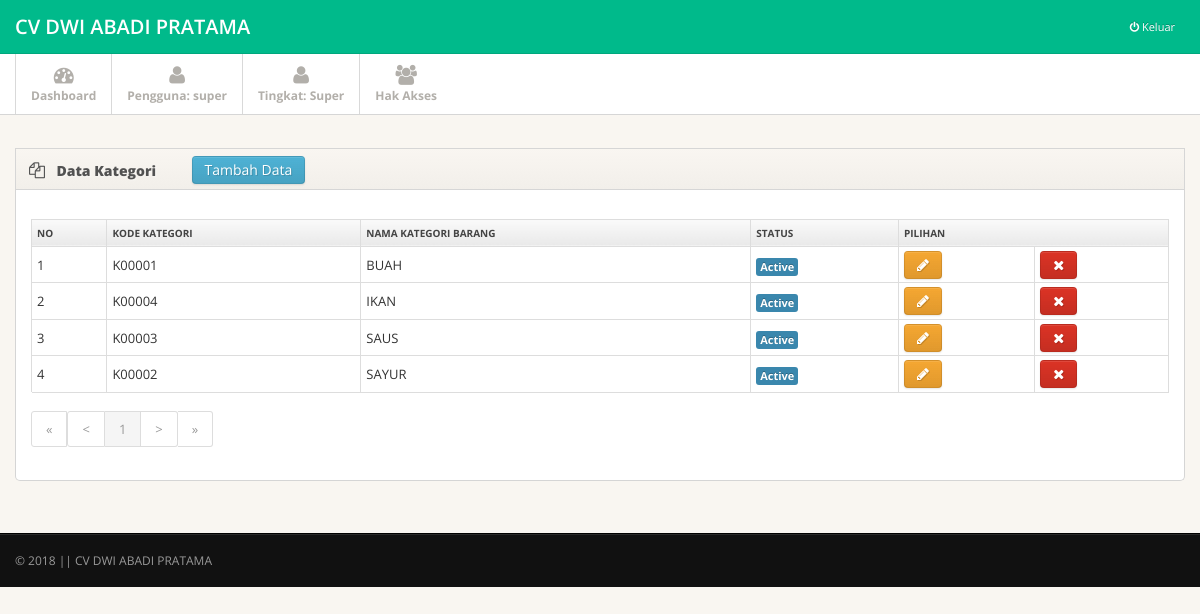
Screenshot of /page.php?open=kategori_data (signed in) with the database file from the repository.
### tables this page shows
CREATE TABLE `ma_toko` (
  `kd_toko` varchar(15) NOT NULL,
  `nm_toko` varchar(30) NOT NULL,
  `almt_toko` varchar(150) NOT NULL,
  `kota` varchar(30) NOT NULL,
  `tlp_toko` varchar(15) NOT NULL,
  `fax_toko` varchar(15) NOT NULL,
  `logo` varchar(50) NOT NULL
);

CREATE TABLE `ma_kategori_barang` (
  `kd_kategori` varchar(6) NOT NULL,
  `nm_kategori` varchar(25) NOT NULL,
  `active` char(1) NOT NULL
);

### library/inc.connection.php (called while the page is built, shortened)
<?php
function querydb($sql){
		global $koneksi_db;
		$result=mysqli_query($koneksi_db,$sql);
		return $result;
}
	function arraydb($sql){
		$arraydb=mysqli_fetch_array($sql);
		return $arraydb;
	}
	function numrows($sql){
		$numrows=mysqli_num_rows($sql);
		return $numrows;
	}
?>

### data_master/kategori_data.php (the view, shortened to what this page needs)
<?php
		$batas= 8;
		if (empty($halaman)){$posisi=0; $halaman=1;} else {$posisi=($halaman-1) * $batas;}
		$qry2 ="SELECT * FROM ma_kategori_barang";
		$hsl2 = querydb($qry2);
		$jml_data = numrows($hsl2);
		$jml_hal = ceil($jml_data/$batas);
		$file="page.php?open=kategori_data";
?>
<div class="main">
  <div class="main-inner">
    <div class="container">
    		<div class="row">
        <div class="span12">
          <div class="widget">
            <div class="widget-header"> <i class="icon-copy"></i>
              <h3>Data Kategori</h3>
              <button class="btn btn-info btn-sm" id="btnKategoriTambah">Tambah Data</button>
            </div>
            <div class="widget-content">
              <div class="shortcuts">
				<div class="table-responsive">
					<table class="table table-striped table-bordered table-condensed table-hover">
						<tr>
							<th>No</th>
							<th>Kode Kategori</th>
							<th>Nama Kategori Barang</th>
							<th>Status</th>
							<th colspan="2" align="center">Pilihan</th>
						</tr>
						<?php
							$c=1+$posisi;
							$qri = "SELECT a.* FROM ma_kategori_barang a ORDER BY nm_kategori ASC LIMIT $posisi, $batas";
							$hsl = querydb($qri);
							while($rek = arraydb($hsl)){
								if($rek['active']=="Y"){$klsBaris="";$stat="<span class='label label-info'>Active</span>";}else{$klsBaris="danger";$stat="<span class='label label-danger'>Non Active</span>";}
							 echo "<tr class=\"$klsBaris\">";
							 echo "<td align='center'>".$c."</td>";
							 echo "<td align='center'>".$rek['kd_kategori']."</td>";
							 echo "<td align='left'>".$rek['nm_kategori']."</td>";
							 echo "<td align='center'>".$stat."</td>";
							 echo "<td align='center'><button class=\"btn btn-warning btn-xs btnKategoriUbah\" data-val=\"$rek[kd_kategori]\" data-toggle=\"tooltip\" data-placement=\"top\" title=\"Edit Data\"><span class=\"shortcut-icon icon-pencil\"></span></button></td>";
							 echo "<td align='center'><button class=\"btn btn-danger btn-xs btnKategoriHapus\" data-val=\"$rek[kd_kategori]\" data-toggle=\"tooltip\" data-placement=\"top\" title=\"Hapus Data\"><span class=\"shortcut-icon icon-remove\"></span></button></td>";
							 echo "<tr>";
							 $c++;
							}
						?>
					</table>
				</div>
				<nav><ul class="pagination pagination-sm">
					<?php
					if($halaman >1){$prev=$halaman-1; echo "<li><a href=$file&halaman=1>&laquo;</a><a href=$file&halaman=$prev>&lt;</a></li>";}
					else {echo "<li class='disabled'><a href='#'>&laquo;</a><a href='#'>&lt;</a></li>";}
					for ($i=1; $i<=$jml_hal; $i++)
					if ($i!=$halaman){echo "<li><a href=$file&halaman=$i>$i</a></li>";}
					else {echo"&nbsp;<li class='active'><a href='#'>$i</a></li>";};
					if($halaman < $jml_hal) {$next=$halaman+1; echo "<li><a href=$file&halaman=$next>&gt;</a>  <a href=$file&halaman=$jml_hal>&raquo;</a></li>";}
					else {echo "<li class='disabled'><a href='#'>&gt;</a>  <a href='#'>&raquo;</a></li>";}
					?>
				</ul></nav>
              </div>
            </div>
          </div>
        </div>
      </div>
    </div>
  </div>
</div>

### page.php (shortened to what this page needs)
<?php
 require_once "library/inc.connection.php";
   $qri = "SELECT * FROM ma_toko";
   $res = querydb($qri);
   $rec = arraydb($res);
   $namaToko = $rec['nm_toko'];
?>
<!DOCTYPE html>
<html lang="en">
<head>
    <link href="css/bootstrap.min.css" rel="stylesheet">
    <link href="css/bootstrap-responsive.min.css" rel="stylesheet">
    <link href="css/bootstrap-table.css" rel="stylesheet">
    <link href="css/font-awesome.css" rel="stylesheet">
    <link href="css/style.css" rel="stylesheet">
  </head>
<body>
	<div class="navbar navbar-fixed-top">
	<div class="navbar-inner">
		<div class="container">
			<a class="brand" href="?open=home">
				<?php echo $namaToko ?>
			</a>
			<div class="nav-collapse pull-right">
				<ul class="nav pull-right">
					<li><a href="#" id="bootbox-confirm" style="color: red;"><i class="icon-off"></i><span> Keluar</span> </a> </li>
				</ul>
			</div>
		</div>
	</div>
</div>
<div class="subnavbar">
  <div class="subnavbar-inner">
    <div class="container">
      <ul class="mainnav">
        <li class=""><a href="?open=home"><i class="icon-dashboard"></i><span>Dashboard</span> </a> </li>
        <li><a href="#"><i class="icon-user"></i><span>Pengguna: <?php echo $_SESSION['USERNAME']; ?></span> </a></li>
        <li><a href="#"><i class="icon-user"></i><span>Tingkat: <?php echo $_SESSION['USER_LEVEL']; ?></span> </a></li>
        <?php
        if($_SESSION['USER_LEVEL']=="Super"){
        ?>
        <li><a href="?open=user_data" ><i class="icon-group"></i><span>Hak Akses</span> </a> </li>
        <?php
    	}
        ?>
      </ul>
    </div>
  </div>
</div>
        	<?php
			include"page_control.php";
			?>
<div class="footer">
  <div class="footer-inner">
    <div class="container">
      <div class="row">
        <div class="span12"> &copy; <?php echo date('Y'); ?> || <a href="">CV DWI ABADI PRATAMA</a></div>
      </div>
    </div>
  </div>
</div>
</body>
</html>

### css/style.css (style rules this page uses)
body { background: #f9f6f1; font: 13px/1.7em 'Open Sans'; }
input, button, select, textarea { font-family: 'Open Sans'; }
.table td { vertical-align: middle; }
.table-bordered th { background: #E9E9E9; background:-moz-linear-gradient(top, #FAFAFA 0%, #E9E9E9 100%); background:-webkit-gradient(linear, left top, left bottom, color-stop(0%,#FAFAFA), color-stop(100%,#E9E9E9)); background:-webkit-linear-gradient(top, #FAFAFA 0%,#E9E9E9 100%); background:-o-linear-gradient(top, #FAFAFA 0%,#E9E9E9 100%); background:-ms-linear-gradient(top, #FAFAFA 0%,#E9E9E9 100%); background:linear-gradient(top, #FAFAFA 0%,#E9E9E9 100%); filter: progid:DXImageTransform.Microsoft.gradient(startColorstr='#FAFAFA', endColorstr='#E9E9E9'); -ms-filter: "progid:DXImageTransform.Microsoft.gradient(startColorstr='#FAFAFA', endColorstr='#E9E9E9')"; font-size: 10px; color: #444; text-transform: uppercase; }
.navbar .container { position: relative; }
.navbar-inner { padding: 7px 0; background: #00ba8b !important; -moz-border-radius: 0; -webkit-border-radius: 0; border-radius: 0; }
.navbar-fixed-top { position: static; }
.navbar .nav a { font-size: 11px; }
.navbar .nav>li>a { color:#fff !important; }
.navbar .brand { font-weight: 600; position: relative; top: 2px; }
.subnavbar { margin-bottom: 2.5em; }
.subnavbar-inner { height: 60px; background: #fff; border-bottom: 1px solid #d6d6d6; }
.subnavbar .container > ul { display: inline-block; height: 80px; padding: 0; margin: 0; }
.subnavbar .container > ul > li { float: left; min-width: 90px; height: 60px; padding: 0; margin: 0; text-align: center; list-style: none; border-left: 1px solid #d9d9d9; }
.subnavbar .container > ul > li > a { display: block; height: 100%; padding: 0 15px; font-size: 12px; font-weight: bold; color: #b2afaa; }
.subnavbar .container > ul > li > a > i { display: inline-block; width: 24px; height: 24px; margin-top: 11px; margin-bottom: -3px; font-size: 20px; }
.subnavbar .container > ul > li > a > span { display: block; }
.main { padding-bottom: 2em; border-bottom: 1px solid #000; }
.footer { margin-top: 0; border-top: 1px solid #292929; }
.footer-inner { padding: 15px 0; font-size: 12px; background: #111; color: #999; }
.footer a { color: #999; }
.widget { position: relative; clear: both; width: auto; margin-bottom: 2em; overflow: hidden; }
.widget-header { position: relative; height: 40px; line-height: 40px; background: #f9f6f1; background:-moz-linear-gradient(top, #f9f6f1 0%, #f2efea 100%); background:-webkit-gradient(linear, left top, left bottom, color-stop(0%,#f9f6f1), color-stop(100%,#f2efea)); background:-webkit-linear-gradient(top, #f9f6f1 0%,#f2efea 100%); background:-o-linear-gradient(top, #f9f6f1 0%,#f2efea 100%); background:-ms-linear-gradient(top, #f9f6f1 0%,#f2efea 100%); background:linear-gradient(top, #f9f6f1 0%,#f2efea 100%); filter: progid:DXImageTransform.Microsoft.gradient(startColorstr='#f9f6f1', endColorstr='#f2efea'); -ms-filter: "progid:DXImageTransform.Microsoft.gradient(startColorstr='#f9f6f1', endColorstr='#f2efea')"; border: 1px solid #d6d6d6; -webkit-background-clip: padding-box; }
.widget-header h3 { position: relative; top: 2px; left: 10px; display: inline-block; margin-right: 3em; font-size: 14px; font-weight: 800; color: #525252; line-height: 18px; text-shadow: 1px 1px 2px rgba(255,255,255,.5); }
.widget-header [class^="icon-"], .widget-header [class*=" icon-"] { display: inline-block; margin-left: 13px; margin-right: -2px; font-size: 16px; color: #555; vertical-align: middle; }
.widget-content { padding: 20px 15px 15px; background: #FFF; border: 1px solid #D5D5D5; -moz-border-radius: 5px; -webkit-border-radius: 5px; border-radius: 5px; }
.widget-header+.widget-content { border-top: none; -webkit-border-top-left-radius: 0; -webkit-border-top-right-radius: 0; -moz-border-radius-topleft: 0; -moz-border-radius-topright: 0; border-top-left-radius: 0; border-top-right-radius: 0; }
.widget-content:before, .widget-content:after { content:""; display:table; }
.widget-content:after { clear:both; }
.widget-content { zoom:1; }

### rows the page displays
ma_toko: nm_toko "CV DWI ABADI PRATAMA"
ma_kategori_barang: kd_kategori "K00001", nm_kategori "BUAH", active "Active"
ma_kategori_barang: kd_kategori "K00004", nm_kategori "IKAN", active "Active"
ma_kategori_barang: kd_kategori "K00003", nm_kategori "SAUS", active "Active"
ma_kategori_barang: kd_kategori "K00002", nm_kategori "SAYUR", active "Active"

### other values shown
$_SESSION['USERNAME'] "super"
$_SESSION['USER_LEVEL'] "Super"
